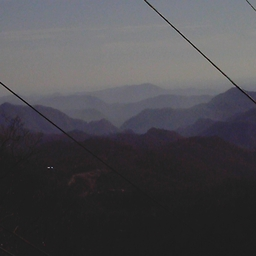
#> input picture images/gsun_0134cebfe0736d032f6d85cd1a9f6e93.jpg, 256 x 256 px
$ python -i features_extraction.py   (imports and definitions only)   (older library calls are emulated)
#> lines starting #> are read from the running program, lines starting #| are printed output that depends on the picture; after the words box and inside, x2 and y2 are one past the last pixel; in counts of white or black regions, pixels touching at a corner belong together
import cv2
import numpy as np
from sklearn.preprocessing import normalize
from skimage.feature import graycomatrix, graycoprops


def extract_color_histogram(image, bins=16):
    """Trích xuất histogram màu từ ảnh"""
    # Chuyển sang không gian màu HSV (phù hợp hơn cho phân tích ảnh phong cảnh)
    hsv = cv2.cvtColor(image, cv2.COLOR_BGR2HSV)
    # Tính histogram
    hist = cv2.calcHist([hsv], [0, 1, 2], None, [bins, bins, bins], [0, 180, 0, 256, 0, 256])
    # Chuẩn hóa histogram
    hist = cv2.normalize(hist, hist).flatten()
    return hist


def extract_texture_features(image, distances=[1], angles=[0, np.pi / 4, np.pi / 2, 3 * np.pi / 4]):
    """Trích xuất đặc trưng kết cấu sử dụng GLCM từ scikit-image"""
    # Chuyển sang ảnh xám và giảm số mức xám để tính toán nhanh hơn
    gray = cv2.cvtColor(image, cv2.COLOR_BGR2GRAY)
    gray = (gray / 16).astype(np.uint8)  # Giảm xuống 16 mức xám

    # Chuyển góc từ radian sang độ cho scikit-image
    angles_deg = [a * 180 / np.pi for a in angles]

    # Tính toán GLCM
    glcm = graycomatrix(gray, distances, angles_deg, levels=16, symmetric=True, normed=True)

    # Tính các thuộc tính từ GLCM
    contrast = np.mean(graycoprops(glcm, 'contrast'))
    dissimilarity = np.mean(graycoprops(glcm, 'dissimilarity'))
    homogeneity = np.mean(graycoprops(glcm, 'homogeneity'))
    energy = np.mean(graycoprops(glcm, 'energy'))
    correlation = np.mean(graycoprops(glcm, 'correlation'))

    return np.array([contrast, dissimilarity, homogeneity, energy, correlation])


def extract_edge_features(image, ksize=3):
    """Trích xuất đặc trưng cạnh"""
    gray = cv2.cvtColor(image, cv2.COLOR_BGR2GRAY)
    # Phát hiện cạnh sử dụng Canny
    edges = cv2.Canny(gray, 100, 200)
    # Tính histogram hướng cạnh
    gx = cv2.Sobel(gray, cv2.CV_32F, 1, 0, ksize=ksize)
    gy = cv2.Sobel(gray, cv2.CV_32F, 0, 1, ksize=ksize)
    mag, ang = cv2.cartToPolar(gx, gy)

    # Histogram của góc cạnh
    bins = 36  # Chia 360 độ thành 36 bins
    hist = np.zeros(bins)
    edge_count = 0

    for i in range(edges.shape[0]):
        for j in range(edges.shape[1]):
            if edges[i, j] > 0:
                edge_count += 1
                bin_idx = int(ang[i, j] * 180 / np.pi * bins / 360)
                hist[bin_idx % bins] += 1

    # Handle case when no edges are detected
    if edge_count == 0:
        # Return uniform distribution instead of zeros
        return np.ones(bins) / bins

    # Manual normalization to avoid division by zero issues
    sum_hist = np.sum(hist)
    if sum_hist > 0:
        hist = hist / sum_hist
    else:
        hist = np.ones(bins) / bins

    return hist


def extract_all_features(image_path):
    """Trích xuất tất cả đặc trưng từ ảnh"""
    image = cv2.imread(image_path)
#> image is the input picture: shape (256, 256, 3); mean B, G, R 77.4, 73.2, 74.3
    if image is None:
        raise ValueError(f"Không thể đọc ảnh từ {image_path}")

    # Resize ảnh nếu cần
    image = cv2.resize(image, (224, 224))
#> image: shape (224, 224, 3)

    # Trích xuất các đặc trưng
    color_hist = extract_color_histogram(image)
#> in extract_color_histogram, `hsv = cv2.cvtColor(image, cv2.COLOR_BGR2HSV)`: hsv: shape (224, 224, 3); mean H, S, V 79.4, 18.6, 78.2
#> in extract_color_histogram, `hist = cv2.normalize(hist, hist).flatten()`: hist = 4096 values, max 0.887 at index 1, min 0 at index 0, mean 0.00098
#> color_hist has the same summary as hist in extract_color_histogram
    texture_feats = extract_texture_features(image)
#> in extract_texture_features, `gray = (gray / 16).astype(np.uint8)`:
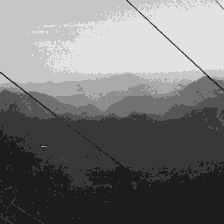
#> gray: shape (224, 224); min 0, max 9, mean 4.11; drawn with min black and max white
#> in extract_texture_features, `contrast = np.mean(graycoprops(glcm, 'contrast'))`: contrast = 0.143
#> in extract_texture_features, `dissimilarity = np.mean(graycoprops(glcm, 'dissimilarity'))`: dissimilarity = 0.099
#> in extract_texture_features, `homogeneity = np.mean(graycoprops(glcm, 'homogeneity'))`: homogeneity = 0.954
#> in extract_texture_features, `energy = np.mean(graycoprops(glcm, 'energy'))`: energy = 0.4
#> in extract_texture_features, `correlation = np.mean(graycoprops(glcm, 'correlation'))`: correlation = 0.991
#> texture_feats = [0.143, 0.099, 0.954, 0.4, 0.991]
    edge_feats = extract_edge_features(image)
#> in extract_edge_features, `edges = cv2.Canny(gray, 100, 200)`:
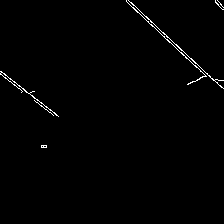
#> edges: shape (224, 224); 0.86% white in thin lines or dots, all inside (x1, y1, x2, y2) = (0, 0, 224, 148)
#> in extract_edge_features, `gx = cv2.Sobel(gray, cv2.CV_32F, 1, 0, ksize=ksize)`:
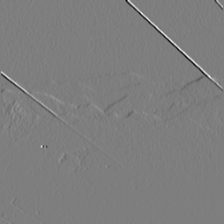
#> gx: shape (224, 224) float32; min -306, max 311, mean 0.1; drawn with min black and max white
#> in extract_edge_features, `gy = cv2.Sobel(gray, cv2.CV_32F, 0, 1, ksize=ksize)`:
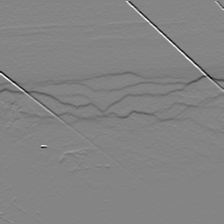
#> gy: shape (224, 224) float32; min -329, max 303, mean -3.3; drawn with min black and max white
#> in extract_edge_features, `mag, ang = cv2.cartToPolar(gx, gy)`:
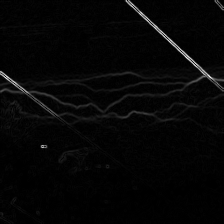
#> mag: shape (224, 224) float32; min 0, max 427.3, mean 10.7; drawn with min black and max white
#> in extract_edge_features, `mag, ang = cv2.cartToPolar(gx, gy)`:
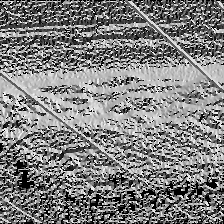
#> ang: shape (224, 224) float32; min 0, max 6.26, mean 3.16; drawn with min black and max white
#> after the loop in extract_edge_features, `for i in range(edges.shape[0]):`: edge_count = 434; hist = 36 values, max 97 at index 30, min 0 at index 1, mean 12.06
#> in extract_edge_features, `sum_hist = np.sum(hist)`: sum_hist = 434
#> in extract_edge_features, `hist = hist / sum_hist`: hist = 36 values, max 0.224 at index 30, min 0 at index 1, mean 0.0278
#> edge_feats has the same summary as hist in extract_edge_features

    # Ghép tất cả đặc trưng lại
    all_features = np.concatenate([color_hist, texture_feats, edge_feats])
#> all_features = 4137 values, max 0.991 at index 4100, min 0 at index 0, mean 0.00184

    return all_features

>>> result = extract_all_features('../images/gsun_0134cebfe0736d032f6d85cd1a9f6e93.jpg')
#> result has the same summary as all_features in extract_all_features

$ run again, on images/gsun_04164802c432e0ec2207ec4fe914aaac.jpg
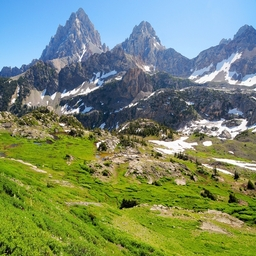
#> input picture images/gsun_04164802c432e0ec2207ec4fe914aaac.jpg, 256 x 256 px
#> in extract_all_features, image is the input picture: shape (256, 256, 3); mean B, G, R 108.4, 139, 120.6
#> image: shape (224, 224, 3)
#> hsv: shape (224, 224, 3); mean H, S, V 66.6, 129.3, 156.2
#> in extract_color_histogram, `hist = cv2.normalize(hist, hist).flatten()`: hist = 4096 values, max 0.401 at index 2399, min 0 at index 0, mean 0.0024
#> color_hist has the same summary as hist in extract_color_histogram
#> contrast = 1.66
#> dissimilarity = 0.764
#> homogeneity = 0.696
#> energy = 0.189
#> correlation = 0.896
#> texture_feats = [1.66, 0.764, 0.696, 0.189, 0.896]
#> in extract_edge_features, `edges = cv2.Canny(gray, 100, 200)`:
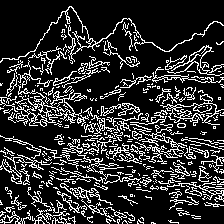
#> edges: shape (224, 224); 18.9% white in thin lines or dots
#> in extract_edge_features, `mag, ang = cv2.cartToPolar(gx, gy)`:
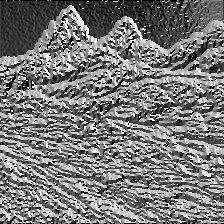
#> ang: shape (224, 224) float32; min 0, max 6.28, mean 3; drawn with min black and max white
#> after the loop in extract_edge_features, `for i in range(edges.shape[0]):`: edge_count = 9462; hist = 36 values, max 458 at index 29, min 115 at index 17, mean 262.8
#> sum_hist = 9462
#> in extract_edge_features, `hist = hist / sum_hist`: hist = 36 values, max 0.0484 at index 29, min 0.0122 at index 17, mean 0.0278
#> edge_feats has the same summary as hist in extract_edge_features
#> all_features = 4137 values, max 1.66 at index 4096, min 0 at index 0, mean 0.00363
#> result has the same summary as all_features in extract_all_features
